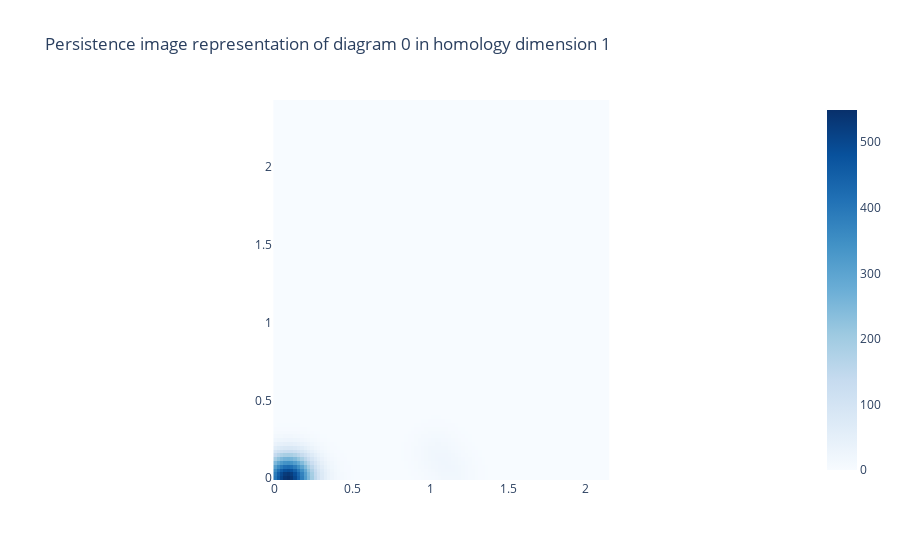

The cell this chart's notebook holds for it:
### Code cell
image.plot(Xt=Per_images_normal, sample=0, homology_dimension_idx=1, colorscale='blues', plotly_params=None)

#(Per_images_normal, y=None, sample=1)#, homology_dimension_idx = )
